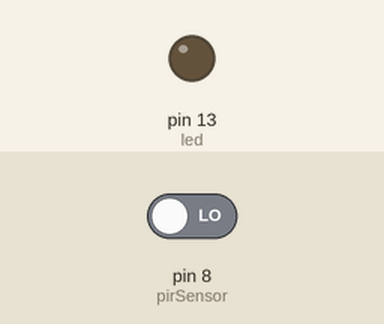
This sketch was run on a simulated Arduino Uno, built with avr-gcc and run on an emulated ATmega328P. Parts: output pins drawn as LEDs (lit = HIGH). Dashed ring = blinking. Inputs (shaded band) come from the test bench; at power-on: pin 8 (pirSensor) LOW.

Above: at 1.2 s.
1.3 s: pin 8 (pirSensor) driven HIGH
At 1.9 s:
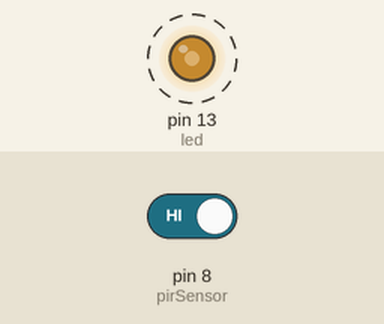
4.3 s: pin 8 (pirSensor) driven LOW
At 5.0 s:
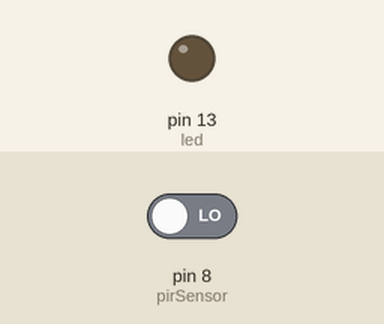
Timing chart, 0 to 7.3 s (numbered marks = the images above; inputs shaded):
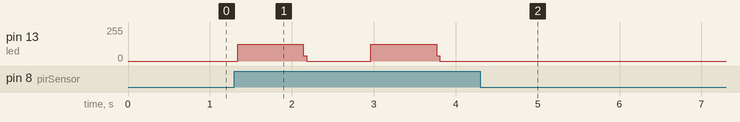

Measured:
- after the input at 1.3 s, pin 13 (led): alternates 127/255 for 0.80 s and 0/255 for 0.83 s, starting at once
- after the input at 4.3 s, pin 13 (led): stops changing and stays 0/255

The sketch:

pircount.ino
```cpp
//room automation code
int pirSensor = 8;
int led = 13;
int buzzer = 11;
int count;
void setup() {
  pinMode(pirSensor, INPUT);
  pinMode(led, OUTPUT);
  count=0;
}

void loop() {
  int sensorValue = digitalRead(pirSensor);
  if(sensorValue==1) count=count+1;
  if (count%2==1){
    digitalWrite(led , 1 );
  }
  else
    digitalWrite(led , 0 ); //
  }
```
